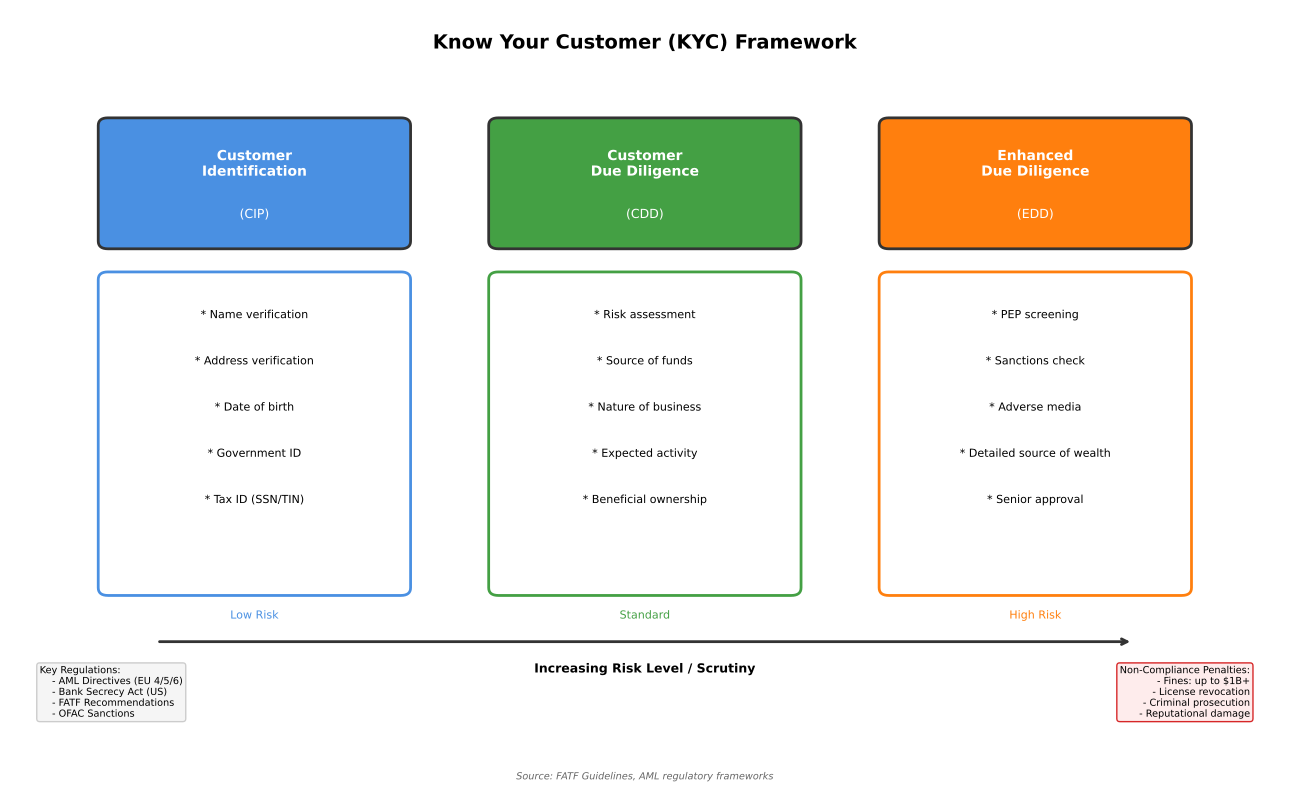

This figure's Python source:
"""
KYC Requirements Framework
Shows Know Your Customer regulatory requirements

Output: kyc_requirements.pdf
Module: module_01_fintech
Lesson: 6 - Digital Identity
"""

from pathlib import Path
import matplotlib.pyplot as plt
import matplotlib.patches as mpatches
import numpy as np

CHART_METADATA = {
    'title': 'KYC Requirements Framework',
    'module': 'module_01_fintech',
    'lesson': 6,
    'url': 'https://github.com/Digital-AI-Finance/digital-finance/tree/main/module_01_fintech/figures/kyc_requirements'
}

plt.rcParams.update({
    'font.size': 10,
    'axes.labelsize': 10,
})

def create_chart():
    """Create KYC requirements framework chart"""
    fig, ax = plt.subplots(figsize=(13, 8))
    ax.set_xlim(0, 13)
    ax.set_ylim(0, 10)
    ax.axis('off')

    # Title
    ax.text(6.5, 9.5, 'Know Your Customer (KYC) Framework', fontsize=14, fontweight='bold', ha='center')

    # Three pillars of KYC
    pillars = [
        {
            'name': 'Customer\nIdentification',
            'abbr': 'CIP',
            'x': 2.5,
            'color': '#4A90E2',
            'elements': ['Name verification', 'Address verification',
                        'Date of birth', 'Government ID', 'Tax ID (SSN/TIN)']
        },
        {
            'name': 'Customer\nDue Diligence',
            'abbr': 'CDD',
            'x': 6.5,
            'color': '#44A044',
            'elements': ['Risk assessment', 'Source of funds',
                        'Nature of business', 'Expected activity', 'Beneficial ownership']
        },
        {
            'name': 'Enhanced\nDue Diligence',
            'abbr': 'EDD',
            'x': 10.5,
            'color': '#FF7F0E',
            'elements': ['PEP screening', 'Sanctions check',
                        'Adverse media', 'Detailed source of wealth', 'Senior approval']
        }
    ]

    for pillar in pillars:
        # Header box
        header = mpatches.FancyBboxPatch((pillar['x']-1.5, 7), 3, 1.5,
                                          boxstyle='round,pad=0.1',
                                          facecolor=pillar['color'], edgecolor='#333333', lw=2)
        ax.add_patch(header)
        ax.text(pillar['x'], 8, pillar['name'], ha='center', va='center',
               fontsize=10, fontweight='bold', color='white')
        ax.text(pillar['x'], 7.3, f"({pillar['abbr']})", ha='center', fontsize=9, color='white')

        # Elements box
        elements_box = mpatches.FancyBboxPatch((pillar['x']-1.5, 2.5), 3, 4,
                                                boxstyle='round,pad=0.1',
                                                facecolor='white', edgecolor=pillar['color'], lw=2)
        ax.add_patch(elements_box)

        # Elements list
        for i, element in enumerate(pillar['elements']):
            ax.text(pillar['x'], 6 - i*0.6, f'* {element}', ha='center', fontsize=8)

    # Risk tiers arrow
    ax.annotate('', xy=(11.5, 1.8), xytext=(1.5, 1.8),
               arrowprops=dict(arrowstyle='->', color='#333333', lw=2))
    ax.text(6.5, 1.4, 'Increasing Risk Level / Scrutiny', ha='center', fontsize=9,
           fontweight='bold')

    # Risk level labels
    ax.text(2.5, 2.1, 'Low Risk', ha='center', fontsize=8, color='#4A90E2')
    ax.text(6.5, 2.1, 'Standard', ha='center', fontsize=8, color='#44A044')
    ax.text(10.5, 2.1, 'High Risk', ha='center', fontsize=8, color='#FF7F0E')

    # Regulatory drivers
    regulations = """Key Regulations:
    - AML Directives (EU 4/5/6)
    - Bank Secrecy Act (US)
    - FATF Recommendations
    - OFAC Sanctions"""

    ax.text(0.3, 0.8, regulations, fontsize=7, va='bottom',
           bbox=dict(boxstyle='round', facecolor='#F5F5F5', edgecolor='#CCCCCC'))

    # Penalties
    penalties = """Non-Compliance Penalties:
    - Fines: up to $1B+
    - License revocation
    - Criminal prosecution
    - Reputational damage"""

    ax.text(12.7, 0.8, penalties, fontsize=7, ha='right', va='bottom',
           bbox=dict(boxstyle='round', facecolor='#FEECEC', edgecolor='#D62728'))

    # Source
    fig.text(0.5, 0.02, 'Source: FATF Guidelines, AML regulatory frameworks',
            fontsize=7, ha='center', style='italic', color='#666666')

    plt.tight_layout()

    output_path = Path(__file__).parent / 'kyc_requirements.pdf'
    plt.savefig(output_path, format='pdf', dpi=300, bbox_inches='tight')
    plt.close()
    print(f"Chart saved to: {output_path}")
    return output_path

if __name__ == '__main__':
    create_chart()
